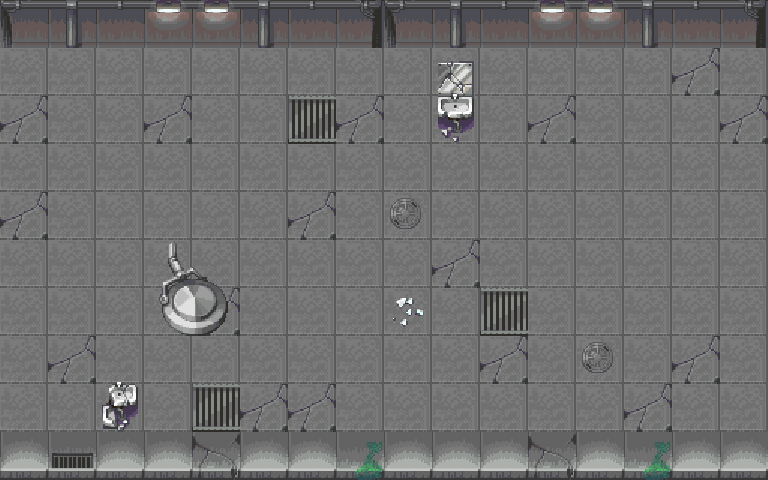

A level layout from a 2D game, rendered from its tile map. Below: a short description, then the map file with its tile-grid data intact:
An orthogonal 16x10 tile map with 48x48 px tiles, 2 tile layers (Background, Decoration), 6 tilesets and 14 objects.

<map version="1.10" tiledversion="1.12.2" orientation="orthogonal" renderorder="right-down" width="16" height="10" tilewidth="48" tileheight="48" infinite="0" nextlayerid="5" nextobjectid="16">
 <tileset firstgid="1" source="Tileset_48x48_9.tsx" />
 <tileset firstgid="101" source="nt481.tsx" />
 <tileset firstgid="229" source="nt482.tsx" />
 <tileset firstgid="357" source="nt483.tsx" />
 <tileset firstgid="485" source="nt484.tsx" />
 <tileset firstgid="741" source="nt485.tsx" />
 <layer id="1" name="Background" width="16" height="10">
  <data encoding="csv">
245,246,247,252,252,246,247,248,245,246,247,252,252,246,247,248,
229,229,229,229,229,229,229,229,229,229,229,229,229,229,239,229,
239,229,229,239,229,229,241,239,229,229,229,239,229,229,229,239,
229,229,229,229,229,229,229,229,229,229,229,229,229,229,229,229,
239,229,229,229,229,229,239,229,238,229,229,229,229,229,229,229,
229,229,229,229,229,229,229,229,229,239,229,229,229,229,229,229,
229,229,229,229,239,229,229,229,229,229,241,229,229,229,229,229,
229,239,229,229,229,229,229,229,229,229,239,229,238,229,239,229,
229,229,229,229,241,239,239,229,229,229,229,229,229,239,229,229,
260,257,260,260,258,260,260,259,260,260,260,258,260,259,260,260
</data>
 </layer>
 <layer id="2" name="Decoration" width="16" height="10">
  <data encoding="csv">
0,0,0,0,0,0,0,0,0,0,0,0,0,0,0,0,
0,0,0,0,0,0,0,0,0,820,0,0,0,0,0,0,
0,0,0,0,0,0,0,0,0,836,0,0,0,0,0,0,
0,0,0,0,0,0,0,0,0,0,0,0,0,0,0,0,
0,0,0,0,0,0,0,0,0,0,0,0,0,0,0,0,
0,0,0,827,828,0,0,0,0,0,0,0,0,0,0,0,
0,0,0,843,844,0,0,0,753,0,0,0,0,0,0,0,
0,0,819,0,0,0,0,0,0,0,0,0,0,0,0,0,
0,0,835,0,0,0,0,0,0,0,0,0,0,0,0,0,
0,0,0,0,0,0,0,0,0,0,0,0,0,0,0,0
</data>
 </layer>
 <objectgroup id="3" name="Spawns">
  <properties>
   <property name="desc" value="在此放置玩家和敌人的出生点" />
  </properties>
  <object id="1" x="0" y="48" width="48" height="48" />
  <object id="2" x="0" y="144" width="48" height="48" />
  <object id="3" x="48" y="192" width="48" height="48" />
  <object id="4" x="96" y="48" width="48" height="48" />
  <object id="5" x="48" y="96" width="48" height="48" />
  <object id="6" x="624" y="288" width="48" height="48" />
  <object id="7" x="672" y="336" width="48" height="48" />
  <object id="8" x="624" y="384" width="48" height="48" />
  <object id="9" x="720" y="288" width="48" height="48" />
  <object id="10" x="720" y="384" width="48" height="48" />
 </objectgroup>
 <objectgroup id="4" name="Collisions">
  <properties>
   <property name="desc" value="在此绘制碰撞盒" />
  </properties>
  <object id="12" x="432" y="48" width="48" height="96" />
  <object id="13" x="384" y="288" width="48" height="48" />
  <object id="14" x="96" y="384" width="48" height="48" />
  <object id="15" x="144" y="240" width="96" height="96" />
 </objectgroup>
</map>
